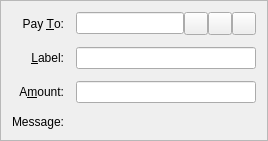
        <widget class="QFrame" name="SendCoins">
            <property name="toolTip">
                <string>This is a normal payment.</string>
            </property>
            <property name="frameShape">
                <enum>QFrame::StyledPanel</enum>
            </property>
            <property name="frameShadow">
                <enum>QFrame::Sunken</enum>
            </property>
            <layout class="QGridLayout" name="gridLayout">
                <property name="spacing">
                    <number>12</number>
                </property>
                <item row="0" column="0">
                    <widget class="QLabel" name="payToLabel">
                        <property name="text">
                            <string>Pay &amp;To:</string>
                        </property>
                        <property name="alignment">
                            <set>Qt::AlignRight|Qt::AlignTrailing|Qt::AlignVCenter</set>
                        </property>
                        <property name="buddy">
                            <cstring>payTo</cstring>
                        </property>
                    </widget>
                </item>
                <item row="0" column="1">
                    <layout class="QHBoxLayout" name="payToLayout">
                        <property name="spacing">
                            <number>0</number>
                        </property>
                        <item>
                            <widget class="QValidatedLineEdit" name="payTo">
                                <property name="toolTip">
                                    <string>The PIVX address to send the payment to</string>
                                </property>
                            </widget>
                        </item>
                        <item>
                            <widget class="QToolButton" name="addressBookButton">
                                <property name="toolTip">
                                    <string>Choose previously used address</string>
                                </property>
                                <property name="text">
                                    <string/>
                                </property>
                                <property name="icon">
                                    <iconset resource="../wispr.qrc">
                                        <normaloff>:/icons/address-book</normaloff>:/icons/address-book
                                    </iconset>
                                </property>
                                <property name="shortcut">
                                    <string>Alt+A</string>
                                </property>
                            </widget>
                        </item>
                        <item>
                            <widget class="QToolButton" name="pasteButton">
                                <property name="toolTip">
                                    <string>Paste address from clipboard</string>
                                </property>
                                <property name="text">
                                    <string/>
                                </property>
                                <property name="icon">
                                    <iconset resource="../wispr.qrc">
                                        <normaloff>:/icons/editpaste</normaloff>:/icons/editpaste
                                    </iconset>
                                </property>
                                <property name="shortcut">
                                    <string>Alt+P</string>
                                </property>
                            </widget>
                        </item>
                        <item>
                            <widget class="QToolButton" name="deleteButton">
                                <property name="toolTip">
                                    <string>Remove this entry</string>
                                </property>
                                <property name="text">
                                    <string/>
                                </property>
                                <property name="icon">
                                    <iconset resource="../wispr.qrc">
                                        <normaloff>:/icons/remove</normaloff>:/icons/remove
                                    </iconset>
                                </property>
                            </widget>
                        </item>
                    </layout>
                </item>
                <item row="1" column="0">
                    <widget class="QLabel" name="labelLabel">
                        <property name="text">
                            <string>&amp;Label:</string>
                        </property>
                        <property name="alignment">
                            <set>Qt::AlignRight|Qt::AlignTrailing|Qt::AlignVCenter</set>
                        </property>
                        <property name="buddy">
                            <cstring>addAsLabel</cstring>
                        </property>
                    </widget>
                </item>
                <item row="1" column="1">
                    <widget class="QLineEdit" name="addAsLabel">
                        <property name="toolTip">
                            <string>Enter a label for this address to add it to the list of used addresses</string>
                        </property>
                    </widget>
                </item>
                <item row="2" column="0">
                    <widget class="QLabel" name="amountLabel">
                        <property name="text">
                            <string>A&amp;mount:</string>
                        </property>
                        <property name="alignment">
                            <set>Qt::AlignRight|Qt::AlignTrailing|Qt::AlignVCenter</set>
                        </property>
                        <property name="buddy">
                            <cstring>payAmount</cstring>
                        </property>
                    </widget>
                </item>
                <item row="2" column="1">
                    <widget class="BitcoinAmountField" name="payAmount"/>
                </item>
                <item row="3" column="0">
                    <widget class="QLabel" name="messageLabel">
                        <property name="text">
                            <string>Message:</string>
                        </property>
                        <property name="alignment">
                            <set>Qt::AlignRight|Qt::AlignTrailing|Qt::AlignVCenter</set>
                        </property>
                    </widget>
                </item>
                <item row="3" column="1">
                    <widget class="QLabel" name="messageTextLabel">
                        <property name="toolTip">
                            <string>A message that was attached to the PIVX: URI which will be stored with the
                                transaction for your reference. Note: This message will not be sent over the PIVX
                                network.
                            </string>
                        </property>
                        <property name="textFormat">
                            <enum>Qt::PlainText</enum>
                        </property>
                    </widget>
                </item>
            </layout>
        </widget>
